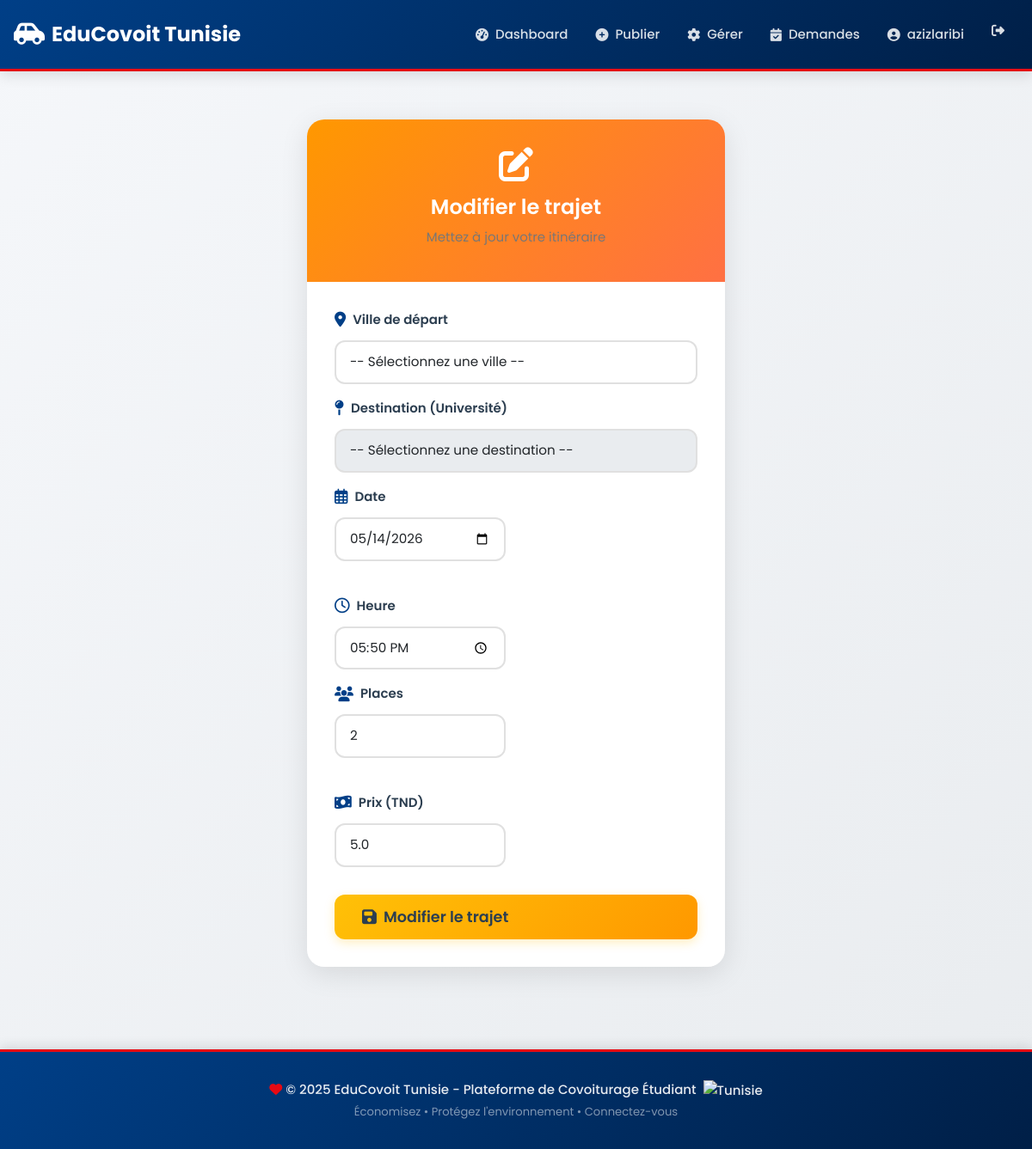
Screenshot of /modifier_trajet/1 (signed in) with the database file from the repository.
### models.py (models this page shows, shortened)
class Utilisateur(UserMixin, db.Model):
    __tablename__ = 'utilisateurs'
    id = db.Column(db.Integer, primary_key=True)
    nom = db.Column(db.String(100), nullable=False)
    email = db.Column(db.String(100), unique=True, nullable=False)
    telephone = db.Column(db.String(20))
    mot_de_passe = db.Column(db.String(255), nullable=False)
    note_moyenne = db.Column(db.Float, default=0.0)
    nombre_avis = db.Column(db.Integer, default=0)
    type_utilisateur = db.Column(db.String(20))
    avis_recus = db.relationship('Avis', foreign_keys='Avis.cible_id', backref='cible')
    avis_donnes = db.relationship('Avis', foreign_keys='Avis.auteur_id', backref='auteur')

class Trajet(db.Model):
    __tablename__ = 'trajets'
    id = db.Column(db.Integer, primary_key=True)
    conducteur_id = db.Column(db.Integer, db.ForeignKey('utilisateurs.id'), nullable=False)
    depart = db.Column(db.String(200), nullable=False)
    arrivee = db.Column(db.String(200), nullable=False)
    date = db.Column(db.String(20), nullable=False)
    heure = db.Column(db.String(10), nullable=False)
    places_disponibles = db.Column(db.Integer, nullable=False)
    places_initiales = db.Column(db.Integer, nullable=False)
    prix = db.Column(db.Float, nullable=False)
    reservations = db.relationship('Reservation', backref='trajet', lazy=True)

### app.py (the view, shortened to what this page needs)
@app.route('/modifier_trajet/<int:trajet_id>', methods=['GET', 'POST'])
@login_required
def modifier_trajet(trajet_id):
    trajet = Trajet.query.get_or_404(trajet_id)
    if trajet.conducteur_id != current_user.id:
        flash('Vous ne pouvez pas modifier ce trajet', 'danger')
        return redirect(url_for('gestion_trajets'))
    cities = get_cities()
    return render_template('modifier_trajet.html', trajet=trajet, today=get_current_date(), cities=cities)

### app.py (called while the page is built)
@login_manager.user_loader
def load_user(user_id):
    return Utilisateur.query.get(int(user_id))

def get_current_date():
    return date.today().strftime('%Y-%m-%d')

### cities_data.py (called while the page is built)
def get_cities():
    return sorted(list(CITIES_AND_UNIVERSITIES.keys()))

### templates/modifier_trajet.html (shortened to what this page needs)
{% extends "base.html" %}
{% block content %}
<div class="row justify-content-center fade-in">
    <div class="col-md-6 col-lg-5">
        <div class="card" style="border-radius: 20px; overflow: hidden; box-shadow: 0 8px 32px rgba(0, 0, 0, 0.1);">
            <div style="background: linear-gradient(135deg, #ff9800 0%, #ff7043 100%); padding: 2rem; text-align: center; color: white;">
                <i class="fas fa-edit" style="font-size: 2.5rem; margin-bottom: 1rem; display: block;"></i>
                <h3 style="color: white; margin-bottom: 0;">Modifier le trajet</h3>
                <p style="margin-top: 0.5rem; opacity: 0.9;">Mettez à jour votre itinéraire</p>
            </div>
            <div class="card-body" style="padding: 2rem;">
                <form method="POST" id="modifyForm">
                    <div class="mb-3">
                        <label class="form-label"><i class="fas fa-location-dot"></i> Ville de départ</label>
                        <select name="depart" id="departSelect" class="form-select form-select-modern" required onchange="updateArrivalOptions()">
                            <option value="">-- Sélectionnez une ville --</option>
                        </select>
                    </div>
                    <div class="mb-3">
                        <label class="form-label"><i class="fas fa-map-pin"></i> Destination (Université)</label>
                        <select name="arrivee" id="arrivalSelect" class="form-select form-select-modern" required>
                            <option value="">-- Sélectionnez une destination --</option>
                        </select>
                    </div>
                    <div class="row">
                        <div class="col-md-6 mb-3">
                            <label class="form-label"><i class="far fa-calendar-alt"></i> Date</label>
                            <input type="date" name="date" class="form-control form-control-modern" value="{{ trajet.date }}" min="{{ today }}" required>
                        </div>
                        <div class="col-md-6 mb-3">
                            <label class="form-label"><i class="far fa-clock"></i> Heure</label>
                            <input type="time" name="heure" class="form-control form-control-modern" value="{{ trajet.heure }}" required>
                        </div>
                    </div>
                    <div class="row">
                        <div class="col-md-6 mb-3">
                            <label class="form-label"><i class="fas fa-users"></i> Places</label>
                            <input type="number" name="places" min="1" max="4" class="form-control form-control-modern" value="{{ trajet.places_disponibles }}" required>
                        </div>
                        <div class="col-md-6 mb-3">
                            <label class="form-label"><i class="fas fa-money-bill-wave"></i> Prix (TND)</label>
                            <input type="number" name="prix" step="0.5" min="0" class="form-control form-control-modern" value="{{ trajet.prix }}" required>
                        </div>
                    </div>
                    <button type="submit" class="btn btn-warning w-100 btn-lg" style="font-weight: 600; margin-top: 1rem; border-radius: 12px;">
                        <i class="fas fa-save"></i> Modifier le trajet
                    </button>
                </form>
            </div>
        </div>
    </div>
</div>
{% endblock %}

### templates/base.html (shortened to what this page needs)
<!DOCTYPE html>
<html lang="fr">
<head>
    <link href="https://cdn.jsdelivr.net/npm/bootstrap@5.3.0/dist/css/bootstrap.min.css" rel="stylesheet">
    <link rel="stylesheet" href="https://cdnjs.cloudflare.com/ajax/libs/font-awesome/6.4.0/css/all.min.css">
    <link rel="stylesheet" href="{{ url_for('static', filename='css/style.css') }}">
</head>
<body>
    <nav class="navbar navbar-expand-lg navbar-dark sticky-top">
        <div class="container">
            <a class="navbar-brand" href="{{ url_for('index') }}">
                <i class="fas fa-car-side"></i> EduCovoit Tunisie
            </a>
            <div class="collapse navbar-collapse" id="navbarNav">
                <ul class="navbar-nav ms-auto">
                    {% if current_user.is_authenticated %}
                        <li class="nav-item">
                            <a class="nav-link" href="{{ url_for('dashboard') }}">
                                <i class="fas fa-tachometer-alt"></i> Dashboard
                            </a>
                        </li>
                        {% if current_user.type_utilisateur == 'conducteur' %}
                            <li class="nav-item">
                                <a class="nav-link" href="{{ url_for('publier_trajet') }}">
                                    <i class="fas fa-plus-circle"></i> Publier
                                </a>
                            </li>
                            <li class="nav-item">
                                <a class="nav-link" href="{{ url_for('gestion_trajets') }}">
                                    <i class="fas fa-cog"></i> Gérer
                                </a>
                            </li>
                            <li class="nav-item">
                                <a class="nav-link" href="{{ url_for('gerer_reservations') }}">
                                    <i class="fas fa-calendar-check"></i> Demandes
                                </a>
                            </li>
                        {% endif %}
                        <li class="nav-item">
                            <a class="nav-link" href="{{ url_for('profil') }}">
                                <i class="fas fa-user-circle"></i> {{ current_user.nom.split()[0] }}
                            </a>
                        </li>
                        <li class="nav-item">
                            <a class="nav-link text-danger" href="{{ url_for('deconnexion') }}" title="Déconnexion">
                                <i class="fas fa-sign-out-alt"></i>
                            </a>
                        </li>
                    {% endif %}
                </ul>
            </div>
        </div>
    </nav>
    <div class="container mt-4 content-wrapper">
        {% block content %}{% endblock %}
    </div>
    <div class="footer">
        <div class="container">
            <p class="mb-0">
                <i class="fas fa-heart" style="color: #E70A13;"></i>
                &copy; 2025 EduCovoit Tunisie - Plateforme de Covoiturage Étudiant
                <img src="https://cdnjs.cloudflare.com/ajax/libs/flag-icon-css/3.5.0/flags/4x3/tn.svg" alt="Tunisie" style="height: 16px; margin-left: 4px;">
            </p>
            <small class="text-white-50">Économisez • Protégez l'environnement • Connectez-vous</small>
        </div>
    </div>
</body>
</html>

### templates/modifier_trajet.html (style rules this page uses)
.form-select-modern, .form-control-modern { border: 2px solid #e0e0e0; border-radius: 12px; padding: 0.75rem 1rem; font-size: 0.95rem; transition: all 0.3s ease; }

### rows the page displays
Utilisateur: nom "azizlaribi"
Trajet: date "05/14/2026", heure "17:50", places "2", prix "5.0"
